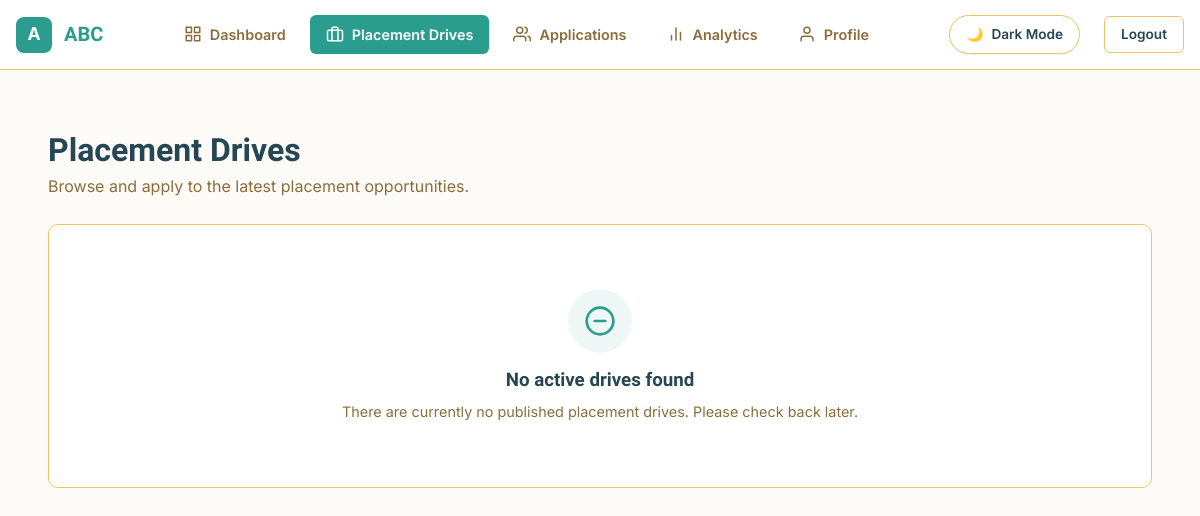
Page /student/drives/ (signed in) on the earlier database version.
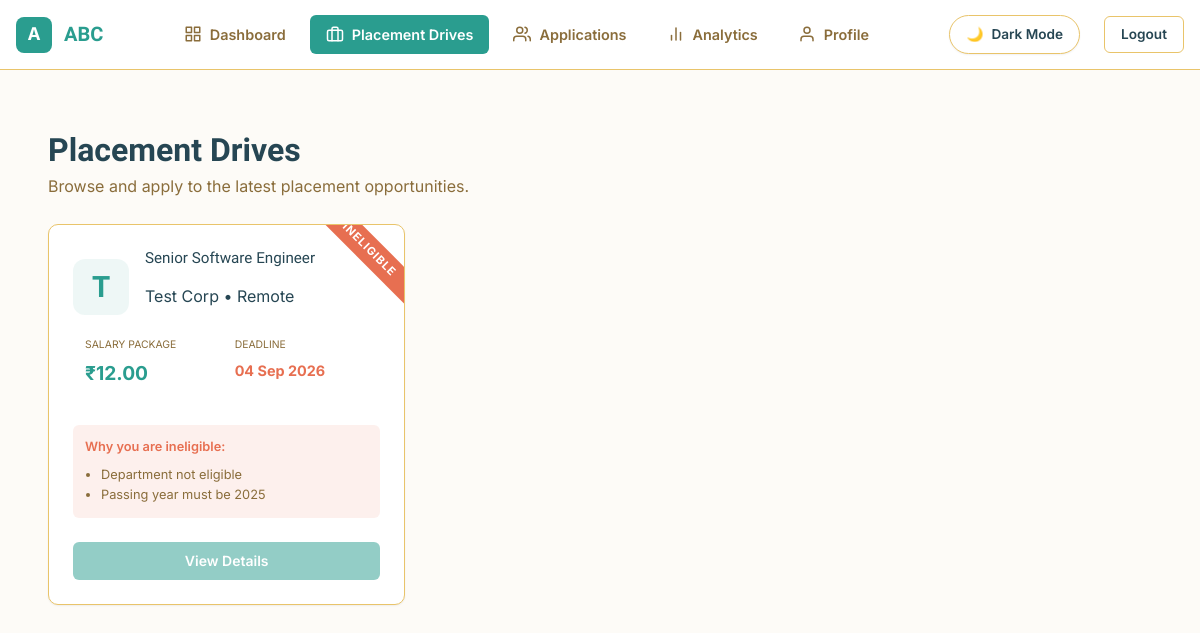
Same page on the later database version.
### apps/accounts/models.py (models this page shows, shortened)
class User(AbstractUser):
    username = None
    email = models.EmailField(unique=True)
    STUDENT = "student"
    COMPANY = "company"
    OFFICER = "officer"
    ROLE_CHOICES = [
        (STUDENT, "Student"),
        (COMPANY, "Company"),
        (OFFICER, "Placement Officer"),
    ]
    role = models.CharField(
        max_length=25,
        choices=ROLE_CHOICES,
        default=STUDENT
    )
    email_verified = models.BooleanField(default=False)
    USERNAME_FIELD = 'email'
    REQUIRED_FIELDS = []
    objects = CustomUserManager()

### apps/student_portal/models.py (models this page shows, shortened)
class StudentProfile(models.Model):
    user = models.OneToOneField(settings.AUTH_USER_MODEL, on_delete=models.CASCADE)
    full_name = models.CharField(max_length=255)
    roll_number = models.CharField(max_length=50)
    university = models.CharField(max_length=255)
    department = models.ForeignKey(Department, on_delete=models.PROTECT)
    semester = models.PositiveSmallIntegerField()
    cgpa = models.DecimalField(
        max_digits=4,
        decimal_places=2,
        validators=[MinValueValidator(0.00), MaxValueValidator(10.00)]
    )
    passing_year = models.PositiveIntegerField()
    active_backlogs = models.PositiveSmallIntegerField(default=0)
    skills = models.ManyToManyField(Skill, blank=True)
    resume = models.FileField(upload_to="resumes/", blank=True, null=True)
    profile_photo = models.ImageField(upload_to="profile_photos/", blank=True, null=True)
    is_verified = models.BooleanField(default=False)
    created_at = models.DateTimeField(auto_now_add=True)
    updated_at = models.DateTimeField(auto_now=True)
    class Meta:
        constraints = [
            models.UniqueConstraint(fields=['department', 'roll_number'], name='unique_department_roll_number')
        ]

### apps/common/models.py (models this page shows, shortened)
class PlacementDrive(models.Model):
    STATUS_CHOICES = [
        ('draft', 'Draft'),
        ('published', 'Published'),
        ('closed', 'Closed'),
    ]
    company = models.ForeignKey('company_portal.CompanyProfile', on_delete=models.CASCADE)
    title = models.CharField(max_length=255)
    job_description = models.TextField()
    salary_package = models.DecimalField(max_digits=10, decimal_places=2)
    location = models.CharField(max_length=255)
    eligible_departments = models.ManyToManyField(Department)
    min_cgpa = models.DecimalField(max_digits=4, decimal_places=2)
    max_backlogs = models.PositiveSmallIntegerField(default=0)
    eligible_passing_year = models.PositiveIntegerField()
    required_skills = models.ManyToManyField(Skill, blank=True)
    application_deadline = models.DateTimeField()
    interview_date = models.DateTimeField(blank=True, null=True)
    status = models.CharField(max_length=20, choices=STATUS_CHOICES, default='draft')
    approved_by = models.ForeignKey('admin_portal.OfficerProfile', blank=True, null=True, on_delete=models.SET_NULL)
    created_at = models.DateTimeField(auto_now_add=True)
    updated_at = models.DateTimeField(auto_now=True)

### apps/company_portal/models.py (models this page shows, shortened)
class CompanyProfile(models.Model):
    user = models.OneToOneField(settings.AUTH_USER_MODEL, on_delete=models.CASCADE)
    company_name = models.CharField(max_length=255)
    logo = models.ImageField(upload_to="company_logos/", blank=True, null=True)
    industry = models.CharField(max_length=100, blank=True)
    website = models.URLField(blank=True)
    location = models.CharField(max_length=255, blank=True)
    description = models.TextField(blank=True)
    is_verified = models.BooleanField(default=False)
    created_at = models.DateTimeField(auto_now_add=True)
    updated_at = models.DateTimeField(auto_now=True)

### apps/student_portal/views.py (the view)
# urls.py: path('drives/', views.drives_list_view, name='drives_list'),
@login_required
def drives_list_view(request):
    profile = request.user.studentprofile
    now = timezone.now()
    all_drives = PlacementDrive.objects.filter(
        status='published',
        application_deadline__gt=now
    ).select_related('company').order_by('application_deadline')
    applied_drive_ids = Application.objects.filter(student=profile).values_list('drive_id', flat=True)
    drives_data = []
    for drive in all_drives:
        is_eligible = True
        reasons = []
        if profile.department not in drive.eligible_departments.all():
            is_eligible = False
            reasons.append("Department not eligible")
        if (profile.cgpa or 0.0) < drive.min_cgpa:
            is_eligible = False
            reasons.append(f"CGPA below {drive.min_cgpa}")
        if (profile.active_backlogs or 0) > drive.max_backlogs:
            is_eligible = False
            reasons.append("Active backlogs exceed limit")
        if profile.passing_year != drive.eligible_passing_year:
            is_eligible = False
            reasons.append(f"Passing year must be {drive.eligible_passing_year}")
        has_applied = drive.id in applied_drive_ids
        drives_data.append({
            'drive': drive,
            'is_eligible': is_eligible,
            'reasons': reasons,
            'has_applied': has_applied
        })
    return render(request, 'student_portal/drives_list.html', {
        'drives_data': drives_data
    })

### templates/student_portal/drives_list.html (shortened to what this page needs)
{% extends 'student_portal/base.html' %}
{% block student_content %}
<div class="sp-page-header">
    <div>
        <h1>Placement Drives</h1>
        <p>Browse and apply to the latest placement opportunities.</p>
    </div>
</div>
<div class="drives-grid-list">
    {% for data in drives_data %}
    <div class="card drive-card-interactive">
        {% if data.has_applied %}
            <div class="status-ribbon-applied">Applied</div>
        {% elif not data.is_eligible %}
            <div class="status-ribbon-ineligible">Ineligible</div>
        {% endif %}
        <div class="app-company-info mb-1.5">
            <div class="company-avatar-box lg">
                {{ data.drive.company.company_name|make_list|first|upper }}
            </div>
            <div>
                <h3 class="drive-item-title">{{ data.drive.title }}</h3>
                <p class="applicant-sub-text">{{ data.drive.company.company_name }} &bull; {{ data.drive.location }}</p>
            </div>
        </div>
        <div class="drive-item-meta">
            <div>
                <span class="meta-label">Salary Package</span>
                <span class="meta-tag-salary">₹{{ data.drive.salary_package|default:"TBD" }}</span>
            </div>
            <div>
                <span class="meta-label">Deadline</span>
                <span class="meta-value-deadline">{{ data.drive.application_deadline|date:"d M Y" }}</span>
            </div>
        </div>
        {% if not data.is_eligible and not data.has_applied %}
            <div class="ineligible-reasons-box">
                <p class="ineligible-reasons-title">Why you are ineligible:</p>
                <ul class="ineligible-reasons-list">
                    {% for reason in data.reasons %}
                        <li>{{ reason }}</li>
                    {% endfor %}
                </ul>
            </div>
        {% endif %}
        <a href="{% url 'student_portal:drive_detail' data.drive.id %}" class="btn {% if data.has_applied %}btn-secondary{% else %}btn-primary{% endif %} btn-block {% if not data.is_eligible and not data.has_applied %}btn-full-width-disabled{% endif %}">
            {% if data.has_applied %}View Application{% else %}View Details{% endif %}
        </a>
    </div>
    {% empty %}
    <div class="empty-state-box profile-card-full">
        <div class="empty-state-icon">
            <svg width="32" height="32" viewBox="0 0 24 24" fill="none" stroke="currentColor" stroke-width="2" stroke-linecap="round" stroke-linejoin="round"><circle cx="12" cy="12" r="10"></circle><line x1="8" y1="12" x2="16" y2="12"></line></svg>
        </div>
        <h3>No active drives found</h3>
        <p>There are currently no published placement drives. Please check back later.</p>
    </div>
    {% endfor %}
</div>
{% endblock %}

### templates/student_portal/base.html (shortened to what this page needs)
{% extends 'shared/base.html' %}
{% load static %}
{% block extra_css %}
<link rel="stylesheet" href="{% static 'student_portal/css/sidebar.css' %}?v=2.1">
<link rel="stylesheet" href="{% static 'student_portal/css/student_portal.css' %}?v=2.1">
{% endblock %}
{% block content %}
<div class="app-layout">
    <header class="top-navbar">
        <div class="navbar-brand">
            <a href="{% url 'student_portal:profile' %}" class="brand-link">
                {% if user.studentprofile.profile_photo %}
                    <img src="{{ user.studentprofile.profile_photo.url }}" alt="Profile" class="brand-avatar-img">
                {% else %}
                    <div class="brand-avatar-initials">{{ user.studentprofile.full_name|default:user.email|make_list|first|upper }}</div>
                {% endif %}
                <h2 class="brand-title">{{ user.studentprofile.full_name|default:user.email }}</h2>
            </a>
        </div>
        <nav class="desktop-nav">
            <a href="{% url 'student_portal:dashboard' %}" class="nav-item {% if request.resolver_match.url_name == 'dashboard' %}active{% endif %}">
                Dashboard
            </a>
            <a href="{% url 'student_portal:drives_list' %}" class="nav-item {% if 'drives' in request.resolver_match.url_name %}active{% endif %}">
                <svg width="18" height="18" viewBox="0 0 24 24" fill="none" stroke="currentColor" stroke-width="2" stroke-linecap="round" stroke-linejoin="round"><rect x="2" y="7" width="20" height="14" rx="2" ry="2"></rect><path d="M16 21V5a2 2 0 0 0-2-2h-4a2 2 0 0 0-2 2v16"></path></svg>
                Placement Drives
            </a>
            <a href="{% url 'student_portal:applications_list' %}" class="nav-item {% if request.resolver_match.url_name == 'applications_list' %}active{% endif %}">
                Applications
            </a>
            <a href="{% url 'student_portal:analytics' %}" class="nav-item {% if request.resolver_match.url_name == 'analytics' %}active{% endif %}">
                <svg width="18" height="18" viewBox="0 0 24 24" fill="none" stroke="currentColor" stroke-width="2" stroke-linecap="round" stroke-linejoin="round"><line x1="18" y1="20" x2="18" y2="10"></line><line x1="12" y1="20" x2="12" y2="4"></line><line x1="6" y1="20" x2="6" y2="14"></line></svg>
                Analytics
            </a>
            <a href="{% url 'student_portal:profile' %}" class="nav-item {% if request.resolver_match.url_name == 'profile' or request.resolver_match.url_name == 'edit_profile' %}active{% endif %}">
                <svg width="18" height="18" viewBox="0 0 24 24" fill="none" stroke="currentColor" stroke-width="2" stroke-linecap="round" stroke-linejoin="round"><path d="M20 21v-2a4 4 0 0 0-4-4H8a4 4 0 0 0-4 4v2"></path><circle cx="12" cy="7" r="4"></circle></svg>
                Profile
            </a>
        </nav>
        <div class="navbar-actions">
            <div class="theme-switch-wrapper">
                <label class="theme-btn-label">
                    <span class="theme-btn-content">
                        <span class="theme-icon"></span>
                        <span class="theme-text"></span>
                    </span>
                </label>
            </div>
            <a href="{% url 'accounts:login' %}" class="btn-logout-bordered" title="Log Out">
                Logout
            </a>
        </div>
    </header>
    <main class="main-content">
        <div class="content-area">
            {% block student_content %}
            {% endblock %}
        </div>
    </main>
</div>
{% endblock %}

### templates/shared/base.html (shortened to what this page needs)
{% load static %}
<!DOCTYPE html>
<html lang="en">
<head>
    <link rel="stylesheet" href="{% static 'css/theme.css' %}?v=2.2">
    {% block extra_css %}{% endblock %}
</head>
<body>
    <div class="app-container">
        {% block content %}
        {% endblock %}
    </div>
</body>
</html>

### static/css/theme.css (style rules this page uses)
:root, html[data-theme="light"], body[data-theme="light"] { --color-primary: #2A9D8F; --color-accent: #E9C46A; --color-terracotta: #E76F51; --color-primary-light: rgba(42, 157, 143, 0.08); --color-primary-lighter: rgba(42, 157, 143, 0.05); --color-background: #FDFBF7; --color-surface: #FFFFFF; --color-card-bg: #FFFFFF; --color-text-primary: #264653; --color-text-secondary: #8A6D3B; --color-border: #E9C46A; --status-applied: #2A9D8F; --status-shortlisted: #E9C46A; --status-interview: #E76F51; --status-selected: #2A9D8F; --status-rejected: #E76F51; --status-applied-bg: rgba(42, 157, 143, 0.12); --status-shortlisted-bg: rgba(233, 196, 106, 0.2); --status-interview-bg: rgba(231, 111, 81, 0.15); --status-selected-bg: rgba(42, 157, 143, 0.12); --status-rejected-bg: rgba(231, 111, 81, 0.15); --font-display: 'Sora', 'Segoe UI', system-ui, sans-serif; --font-body: 'Inter', 'Segoe UI', system-ui, sans-serif; --font-mono: 'JetBrains Mono', 'Consolas', monospace; --radius-sm: 6px; --radius-md: 10px; --radius-lg: 16px; --shadow-sm: 0 1px 2px rgba(17, 24, 39, 0.06); --shadow-md: 0 4px 12px rgba(17, 24, 39, 0.08); --space-unit: 4px; }
html { background-color: var(--color-background); color: var(--color-text-primary); transition: background-color 0.3s ease, color 0.3s ease; }
body { background-color: var(--color-background) !important; color: var(--color-text-primary) !important; font-family: var(--font-body); font-size: 1rem; line-height: 1.6; margin: 0; padding: 0; box-sizing: border-box; transition: background-color 0.3s ease, color 0.3s ease; }
*, *::before, *::after { box-sizing: inherit; }
h1, h2, h3, h4, h5, h6 { font-family: var(--font-display); color: var(--color-text-primary); margin-top: 0; line-height: 1.25; }
.card, .dashboard-card, .profile-card, .drive-card { background-color: var(--color-surface) !important; border: 1px solid var(--color-border) !important; border-radius: var(--radius-md); box-shadow: var(--shadow-sm); color: var(--color-text-primary) !important; padding: 2.5rem 2rem; transition: background-color 0.3s ease, border-color 0.3s ease, box-shadow 0.3s ease; }
.btn, a.btn, button.btn { display: inline-flex; align-items: center; justify-content: center; font-family: var(--font-body); font-weight: 600; border-radius: var(--radius-sm); padding: calc(var(--space-unit) * 2) calc(var(--space-unit) * 4); cursor: pointer; border: none; transition: all 0.2s ease; font-size: 0.875rem; text-decoration: none !important; }
.btn-primary, a.btn-primary, button.btn-primary { background-color: var(--color-primary); color: #FFFFFF !important; }
a { color: var(--color-primary); text-decoration: none; transition: color 0.2s ease; }

Differences in the rows shown:
added PlacementDrive: drive.company.company_name|make_list "T", drive "Senior Software Engineer", drive.company.company_name "Test Corp", drive.location "Remote", drive.salary_package "12.00", drive.application_deadline "04 Sep 2026", reasons "Department not eligible" "Passing year must be 2025"
Other differences:
text no longer shown: "No active drives found There are currently no published placement drives. Please check back later."
